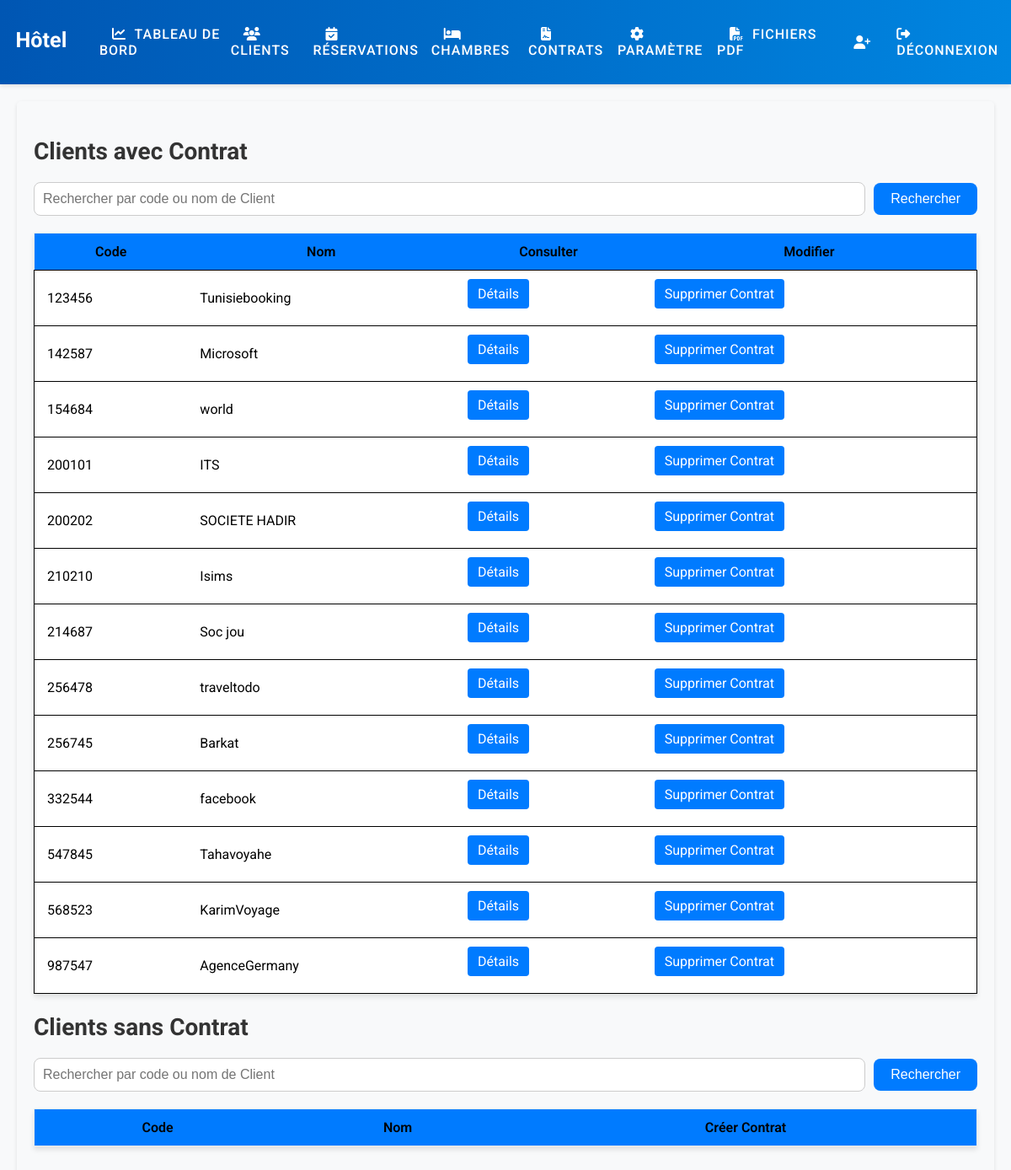
Page /association_criteria_list/ (signed in) on the committed database.
### Menugenerale/models.py (models this page shows, shortened)
class Association(models.Model):
    AGENCE_DE_VOYAGE = 'agence de voyage'
    ASSOCIATION = 'association'
    PRIVEE = 'e/se privee'
    ASSOCIATION_TYPES = [
        (AGENCE_DE_VOYAGE, 'Agence de voyage'),
        (ASSOCIATION, 'Association'),
        (PRIVEE, 'E/se privee'),
    ]
    code = models.CharField(verbose_name="Code" ,primary_key=True, max_length=30, null=False, blank=False)
    nom = models.CharField(verbose_name="Nom" ,max_length=100, null=False, blank=False)
    type = models.ForeignKey(AssociationType, on_delete=models.CASCADE)
    adress = models.CharField(verbose_name="Adress" ,max_length=200, null=True, blank=True)
    matfacial = models.CharField(verbose_name='Matricule Fiscal',max_length=50,null=True, blank=True)

### Menugenerale/views.py (the view)
# urls.py: path('association_criteria_list/', views.association_criteria_list, name='association_criteria_list'),
@login_required
@user_passes_test(is_coo_or_developer, login_url='permission_denied')
def association_criteria_list(request):
    search_query = request.GET.get('search')
    associations_with_criteria = Association.objects.filter(associationcriteria__isnull=False).distinct()
    associations_without_criteria = Association.objects.exclude(associationcriteria__isnull=False).distinct()
    if search_query:
        associations_with_criteria = associations_with_criteria.filter(
            Q(code__icontains=search_query) | Q(nom__icontains=search_query)
        )
    if search_query:
        associations_without_criteria = associations_without_criteria.filter(
            Q(code__icontains=search_query) | Q(nom__icontains=search_query)
        )
    associations_info = []
    for association in associations_with_criteria:
        criteria = AssociationCriteria.objects.get(association=association)
        seasons = Season.objects.filter(association_criteria=criteria)
        associations_info.append({
            'association': association,
            'criteria': criteria,
            'seasons': seasons,
        })
    today = timezone.now().date()
    return render(request, 'association_criteria_list.html', {
        'associations_with_criteria': associations_with_criteria,
        'associations_without_criteria': associations_without_criteria,
        'associations_info': associations_info,
        'today': today,
    })

### Menugenerale/templatetags/custom_filters.py (called while the page is built)
@register.filter
def user_belongs_to_group(user, group_name):
    return user.groups.filter(name=group_name).exists()

### Menugenerale/utils.py (called while the page is built)
def is_coo_or_developer(user):
    return user.groups.filter(name__in=['COO', 'Developer']).exists()

### templates/association_criteria_list.html (shortened to what this page needs)
{% extends 'base.html' %}
{% load static %}
{% block content %}
<div class="container">
    <h2 class="section-title">Clients avec Contrat</h2>
    <form class="search-form" method="get">
        <input class="search-input" type="text" name="search" placeholder="Rechercher par code ou nom de Client">
        <button class="btn btn-primary search-button" type="submit">Rechercher</button>
    </form>
    <table class="table">
        <thead>
            <tr>
                <th>Code</th>
                <th>Nom</th>
                <th>Consulter</th>
                <th>Modifier</th>
            </tr>
        </thead>
        <tbody>
            {% for info in associations_info %}
            <tr {% if info.criteria.fin_contrat < today %}class="expired-row"{% endif %}>
                <td>{{ info.association.code }}</td>
                <td>{{ info.association.nom }}</td>
                <td>
                    <a href="{% url 'association_criteria_detail' association_id=info.association.code %}" class="btn btn-info" data-toggle="tooltip" title="Détails-Modifier-Ajouter des saisons ...">
                        Détails
                    </a>
                </td>
                <td>
                    {% if not info.association.code == '111111' %}
                    <a href="{% url 'delete_association_criteria' association_criteria_id=info.association.code %}" class="btn btn-danger" data-toggle="tooltip" title="Supprimer le Contrat de cette Association (client)">Supprimer Contrat</a>
                    {% endif %}
                </td>
            </tr>
            {% endfor %}
        </tbody>
    </table>
    <h2 class="section-title">Clients sans Contrat</h2>
    <form class="search-form" method="get">
        <input class="search-input" type="text" name="search" placeholder="Rechercher par code ou nom de Client">
        <button class="btn btn-primary search-button" type="submit">Rechercher</button>
    </form>
    <ul class="no-contract-list">
        <table class="table">
            <thead>
                <tr>
                    <th>Code</th>
                    <th>Nom</th>
                    <th>Créer Contrat</th>
                </tr>
            </thead>
        </table>
    </ul>
</div>
{% endblock %}

### MonastirCenter/static/styles.css (style rules this page uses)
.container { padding: 20px; background-color: #f8f9fa; border-radius: 5px; box-shadow: 0 2px 5px rgba(0, 0, 0, 0.1); }
.container a.btn { display: block; margin-bottom: 10px; padding: 12px 24px; background-color: #007bff; color: #fff; text-align: center; text-decoration: none; border-radius: 4px; transition: background-color 0.3s ease; }
.table { width: 100%; border-collapse: collapse; border: 1px solid #e9ecef; background-color: #ffffff; box-shadow: 0 4px 6px rgba(0, 0, 0, 0.1); }
.table thead { background-color: #007bff; color: #000000; }
.table th { padding: 12px 15px !important; font-weight: 600; }
.table tbody tr { border-bottom: 1px solid #000000 !important; border-bottom: 1px solid #000000; border: 1px solid #000000; padding: 8px; text-align: left; }
.table td { padding: 10px 15px; vertical-align: middle; }
.table a.btn { display: inline-block; padding: 8px 12px; background-color: #007bff; color: #fff; text-align: center; text-decoration: none; border-radius: 4px; transition: background-color 0.3s ease; }

### templates/base.html (style rules this page uses)
body { margin: 0; padding: 0; font-family: 'Roboto', sans-serif; background-color: #f8f9fa; }

### templates/association_criteria_list.html (style rules this page uses)
.section-title { font-size: 28px; margin-bottom: 20px; color: #333; }
.search-form { display: flex; align-items: center; margin-bottom: 20px; }
.search-input { padding: 10px; font-size: 16px; border-radius: 8px; border: 1px solid #ccc; flex: 1; }
.search-button { padding: 10px 20px; font-size: 16px; border-radius: 8px; background-color: #007bff; border: none; color: #fff; margin-left: 10px; }
.no-contract-list { list-style: none; padding: 0; }

### rows in the picture
Association: association.code "123456", association.nom "Tunisiebooking", shows "Supprimer Contrat"
Association: association.code "142587", association.nom "Microsoft", shows "Supprimer Contrat"
Association: association.code "154684", association.nom "world", shows "Supprimer Contrat"
Association: association.code "200101", association.nom "ITS", shows "Supprimer Contrat"
Association: association.code "200202", association.nom "SOCIETE HADIR", shows "Supprimer Contrat"
Association: association.code "210210", association.nom "Isims", shows "Supprimer Contrat"
Association: association.code "214687", association.nom "Soc jou", shows "Supprimer Contrat"
Association: association.code "256478", association.nom "traveltodo", shows "Supprimer Contrat"
Association: association.code "256745", association.nom "Barkat", shows "Supprimer Contrat"
Association: association.code "332544", association.nom "facebook", shows "Supprimer Contrat"
Association: association.code "547845", association.nom "Tahavoyahe", shows "Supprimer Contrat"
Association: association.code "568523", association.nom "KarimVoyage", shows "Supprimer Contrat"
Association: association.code "987547", association.nom "AgenceGermany", shows "Supprimer Contrat"
